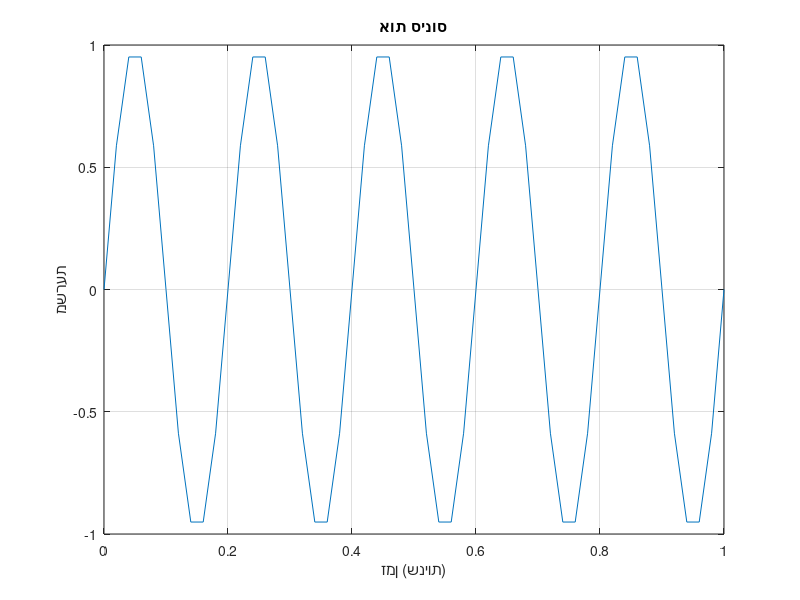

This figure's MATLAB source:
close all;

fs = 50;             % קצב דגימה בהרץ
ts = 1/fs
t = 0:ts:1;            % וקטור זמן למשך שנייה אחת
f = 5;                 % תדר אות הסינוס בהרץ
amplitude = 1;         % משרעת (אמפליטודה)

y = amplitude * sin(2 * pi * f * t); % חישוב האות

plot(t, y);            % הצגת הגרף
xlabel('זמן (שניות)');
ylabel('משרעת');
title('אות סינוס');
grid on;

function spec_try(signal, Fs, N)
Ts = 1 / Fs;
t = 0:Ts:Ts*(N-1) ;
f = -Fs/2:Fs/N:Fs/2 - Fs/N;

fft_sig = fftshift(abs(fft(signal)));

% figure
% plot(f, fft_sig);
% figure
% plot(t,(sig));
figure
imagesc(t, f, fft_sig);
figure
spectrogram(signal);
end
